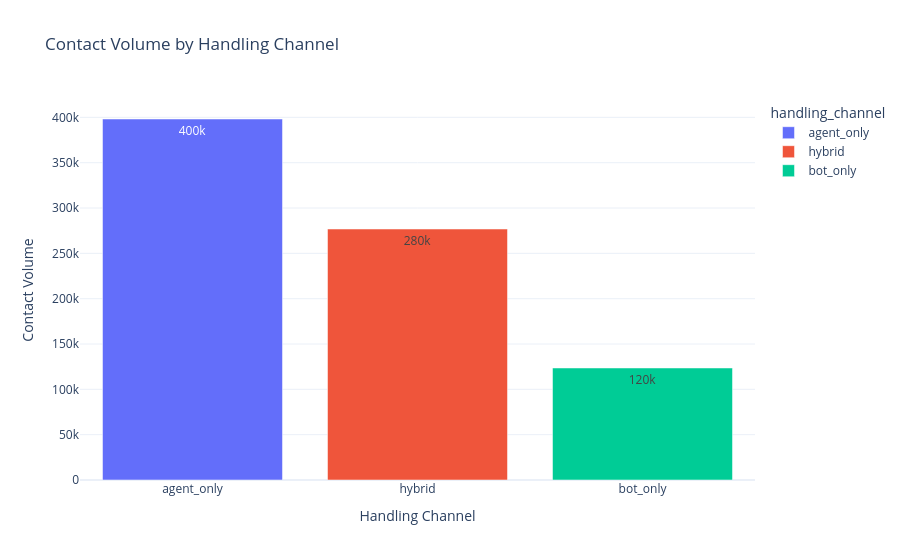

The cell this chart's notebook holds for it:
### Markdown cell above
## SECTION 10.2 — Channel Distribution Chart

### Code cell
fig = px.bar(
    channel_distribution,
    x="handling_channel",
    y="volume",
    color="handling_channel",
    title="Contact Volume by Handling Channel",
    text_auto=".2s",
)

fig.update_layout(
    xaxis_title="Handling Channel",
    yaxis_title="Contact Volume",
    template="plotly_white",
)

fig.show()

### Figure 1 — Plotly figure (JSON) as saved in the notebook; plotly's stock layout.template omitted (floating-point values rounded to 4 significant figures)
{"data": [{"hovertemplate": "handling_channel=%{x}<br>volume=%{y}<extra></extra>", "legendgroup": "agent_only", "marker": {"color": "#636efa", "pattern": {"shape": ""}}, "name": "agent_only", "orientation": "v", "showlegend": true, "textposition": "auto", "texttemplate": "%{y:.2s}", "type": "bar", "x": ["agent_only"], "xaxis": "x", "y": [398200.0], "yaxis": "y"}, {"hovertemplate": "handling_channel=%{x}<br>volume=%{y}<extra></extra>", "legendgroup": "hybrid", "marker": {"color": "#EF553B", "pattern": {"shape": ""}}, "name": "hybrid", "orientation": "v", "showlegend": true, "textposition": "auto", "texttemplate": "%{y:.2s}", "type": "bar", "x": ["hybrid"], "xaxis": "x", "y": [276800.0], "yaxis": "y"}, {"hovertemplate": "handling_channel=%{x}<br>volume=%{y}<extra></extra>", "legendgroup": "bot_only", "marker": {"color": "#00cc96", "pattern": {"shape": ""}}, "name": "bot_only", "orientation": "v", "showlegend": true, "textposition": "auto", "texttemplate": "%{y:.2s}", "type": "bar", "x": ["bot_only"], "xaxis": "x", "y": [123600.0], "yaxis": "y"}], "layout": {"barmode": "relative", "legend": {"title": {"text": "handling_channel"}, "tracegroupgap": 0}, "title": {"text": "Contact Volume by Handling Channel"}, "xaxis": {"anchor": "y", "categoryarray": ["agent_only", "hybrid", "bot_only"], "categoryorder": "array", "domain": [0, 1], "title": {"text": "Handling Channel"}}, "yaxis": {"anchor": "x", "domain": [0, 1], "title": {"text": "Contact Volume"}}}}
